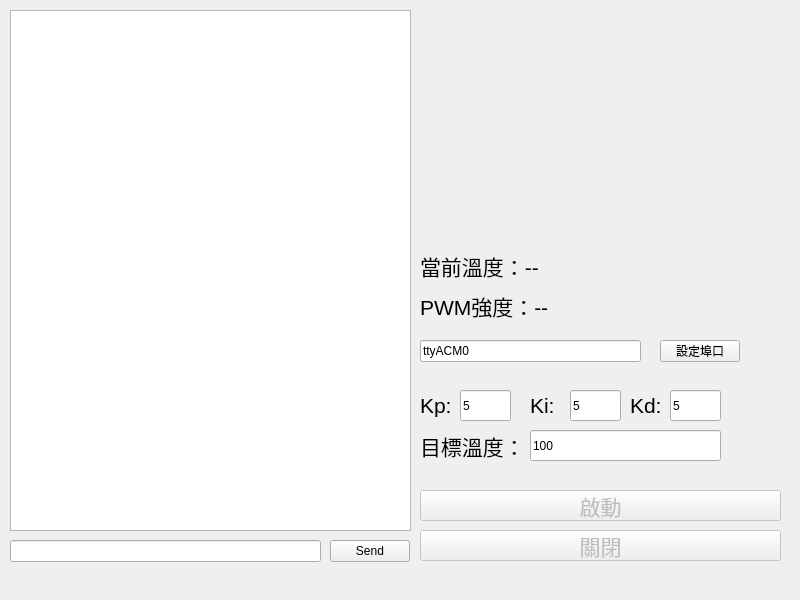
<?xml version="1.0" encoding="UTF-8"?>
<ui version="4.0">
 <class>MainWindow</class>
 <widget class="QMainWindow" name="MainWindow">
  <property name="geometry">
   <rect>
    <x>0</x>
    <y>0</y>
    <width>800</width>
    <height>600</height>
   </rect>
  </property>
  <property name="windowTitle">
   <string>熔爐控制器</string>
  </property>
  <widget class="QWidget" name="centralWidget">
   <widget class="QLineEdit" name="lineEdit">
    <property name="geometry">
     <rect>
      <x>10</x>
      <y>540</y>
      <width>311</width>
      <height>22</height>
     </rect>
    </property>
   </widget>
   <widget class="QPlainTextEdit" name="plainTextEdit">
    <property name="geometry">
     <rect>
      <x>10</x>
      <y>10</y>
      <width>401</width>
      <height>521</height>
     </rect>
    </property>
    <property name="readOnly">
     <bool>true</bool>
    </property>
   </widget>
   <widget class="QPushButton" name="pushButton">
    <property name="geometry">
     <rect>
      <x>330</x>
      <y>540</y>
      <width>80</width>
      <height>22</height>
     </rect>
    </property>
    <property name="text">
     <string>Send</string>
    </property>
   </widget>
   <widget class="QWidget" name="widget" native="true">
    <property name="geometry">
     <rect>
      <x>420</x>
      <y>10</y>
      <width>371</width>
      <height>231</height>
     </rect>
    </property>
   </widget>
   <widget class="QLabel" name="Tlabel1">
    <property name="geometry">
     <rect>
      <x>420</x>
      <y>250</y>
      <width>231</width>
      <height>31</height>
     </rect>
    </property>
    <property name="font">
     <font>
      <pointsize>16</pointsize>
     </font>
    </property>
    <property name="text">
     <string>當前溫度：--</string>
    </property>
   </widget>
   <widget class="QLabel" name="Tlabel2">
    <property name="geometry">
     <rect>
      <x>420</x>
      <y>290</y>
      <width>241</width>
      <height>31</height>
     </rect>
    </property>
    <property name="font">
     <font>
      <pointsize>16</pointsize>
     </font>
    </property>
    <property name="text">
     <string>PWM強度：--</string>
    </property>
   </widget>
   <widget class="QLineEdit" name="lineEdit_port">
    <property name="geometry">
     <rect>
      <x>420</x>
      <y>340</y>
      <width>221</width>
      <height>22</height>
     </rect>
    </property>
    <property name="text">
     <string>ttyACM0</string>
    </property>
    <property name="frame">
     <bool>true</bool>
    </property>
    <property name="dragEnabled">
     <bool>false</bool>
    </property>
   </widget>
   <widget class="QPushButton" name="pushButton_port">
    <property name="geometry">
     <rect>
      <x>660</x>
      <y>340</y>
      <width>80</width>
      <height>22</height>
     </rect>
    </property>
    <property name="text">
     <string>設定埠口</string>
    </property>
    <property name="checked">
     <bool>false</bool>
    </property>
   </widget>
   <widget class="QLabel" name="Tlabel_Kp">
    <property name="geometry">
     <rect>
      <x>420</x>
      <y>390</y>
      <width>41</width>
      <height>31</height>
     </rect>
    </property>
    <property name="font">
     <font>
      <pointsize>16</pointsize>
     </font>
    </property>
    <property name="text">
     <string>Kp:</string>
    </property>
   </widget>
   <widget class="QLabel" name="Tlabel_Ki">
    <property name="geometry">
     <rect>
      <x>530</x>
      <y>390</y>
      <width>41</width>
      <height>31</height>
     </rect>
    </property>
    <property name="font">
     <font>
      <pointsize>16</pointsize>
     </font>
    </property>
    <property name="text">
     <string>Ki:</string>
    </property>
   </widget>
   <widget class="QLabel" name="Tlabel_Kd">
    <property name="geometry">
     <rect>
      <x>630</x>
      <y>390</y>
      <width>41</width>
      <height>31</height>
     </rect>
    </property>
    <property name="font">
     <font>
      <pointsize>16</pointsize>
     </font>
    </property>
    <property name="text">
     <string>Kd:</string>
    </property>
   </widget>
   <widget class="QLabel" name="Tlabel_Target">
    <property name="geometry">
     <rect>
      <x>420</x>
      <y>430</y>
      <width>111</width>
      <height>31</height>
     </rect>
    </property>
    <property name="font">
     <font>
      <pointsize>16</pointsize>
     </font>
    </property>
    <property name="text">
     <string>目標溫度：</string>
    </property>
   </widget>
   <widget class="QLineEdit" name="lineEdit_Kp">
    <property name="geometry">
     <rect>
      <x>460</x>
      <y>390</y>
      <width>51</width>
      <height>31</height>
     </rect>
    </property>
    <property name="text">
     <string>5</string>
    </property>
    <property name="frame">
     <bool>true</bool>
    </property>
    <property name="dragEnabled">
     <bool>false</bool>
    </property>
   </widget>
   <widget class="QLineEdit" name="lineEdit_Ki">
    <property name="geometry">
     <rect>
      <x>570</x>
      <y>390</y>
      <width>51</width>
      <height>31</height>
     </rect>
    </property>
    <property name="text">
     <string>5</string>
    </property>
    <property name="frame">
     <bool>true</bool>
    </property>
    <property name="dragEnabled">
     <bool>false</bool>
    </property>
   </widget>
   <widget class="QLineEdit" name="lineEdit_Kd">
    <property name="geometry">
     <rect>
      <x>670</x>
      <y>390</y>
      <width>51</width>
      <height>31</height>
     </rect>
    </property>
    <property name="text">
     <string>5</string>
    </property>
    <property name="frame">
     <bool>true</bool>
    </property>
    <property name="dragEnabled">
     <bool>false</bool>
    </property>
   </widget>
   <widget class="QLineEdit" name="lineEdit_Target">
    <property name="geometry">
     <rect>
      <x>530</x>
      <y>430</y>
      <width>191</width>
      <height>31</height>
     </rect>
    </property>
    <property name="text">
     <string>100</string>
    </property>
    <property name="frame">
     <bool>true</bool>
    </property>
    <property name="dragEnabled">
     <bool>false</bool>
    </property>
   </widget>
   <widget class="QPushButton" name="pushButton_start">
    <property name="enabled">
     <bool>false</bool>
    </property>
    <property name="geometry">
     <rect>
      <x>420</x>
      <y>490</y>
      <width>361</width>
      <height>31</height>
     </rect>
    </property>
    <property name="font">
     <font>
      <pointsize>16</pointsize>
     </font>
    </property>
    <property name="text">
     <string>啟動</string>
    </property>
    <property name="checked">
     <bool>false</bool>
    </property>
   </widget>
   <widget class="QPushButton" name="pushButton_close">
    <property name="enabled">
     <bool>false</bool>
    </property>
    <property name="geometry">
     <rect>
      <x>420</x>
      <y>530</y>
      <width>361</width>
      <height>31</height>
     </rect>
    </property>
    <property name="font">
     <font>
      <pointsize>16</pointsize>
     </font>
    </property>
    <property name="text">
     <string>關閉</string>
    </property>
    <property name="checked">
     <bool>false</bool>
    </property>
   </widget>
  </widget>
  <widget class="QMenuBar" name="menuBar">
   <property name="geometry">
    <rect>
     <x>0</x>
     <y>0</y>
     <width>800</width>
     <height>19</height>
    </rect>
   </property>
  </widget>
 </widget>
 <layoutdefault spacing="6" margin="11"/>
 <resources/>
 <connections/>
</ui>
